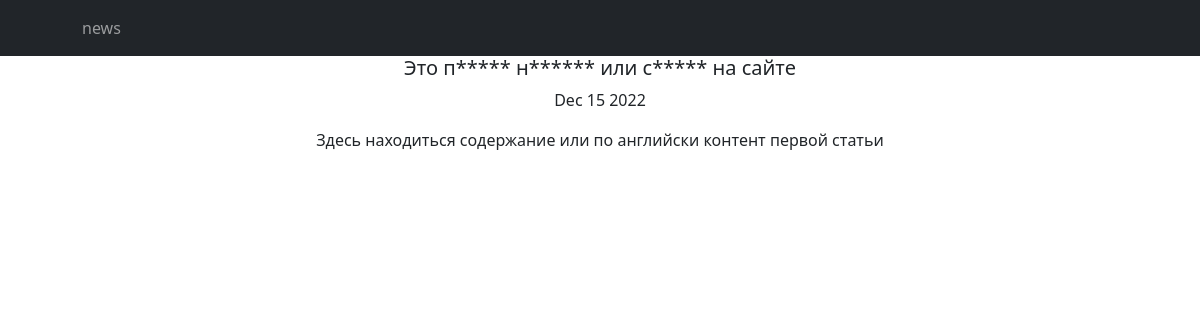
Screenshot of /news/1 with the database file from the repository.
### news/models.py (models this page shows, shortened)
class News1(models.Model):
    title = models.CharField(max_length=100)
    content = models.TextField()
    data = models.DateTimeField(auto_now_add=True)

### news/views.py (the view)
# urls.py: path('news/<int:pk>', NewsDetail.as_view()),
class NewsDetail(DetailView):
    model = News1
    template_name = 'one_news.html'
    context_object_name = 'one_news'

### news/templatetags/custom_filters.py (called while the page is built)
@register.filter()
def censor(value):
    if type(value) is not str:
        raise ValueError
    obscene_words = ('новость', 'первая', 'статья')
    punctuations = ',.!?;:-'
    text = value.split()
    for i in range(len(text)):
        for check in obscene_words:
            if check in text[i].lower():
                if text[i][-1] in punctuations:
                    text[i] = f'{text[i][0]}{"*" * (len(text[i]) - 2)}{text[i][-1]}'
                else:
                    text[i] = f'{text[i][0]}{"*"*(len(text[i])-1)}'
    text = ' '.join(text)
    return f'{text} '

### templates/one_news.html (shortened to what this page needs)
{% extends 'flatpages/default.html' %}
{% load custom_filters %}
{% block content %}
<h5>{{ one_news.title | censor}}</h5>
<p>{{ one_news.data | date:'M d Y' }}</p>
<p>{{ one_news.content | censor}}</p>
{% endblock content %}

### rows the page displays
News1: title|censor "Это п***** н****** или с***** на сайте", data "Dec 15 2022", content|censor "Здесь находиться содержание или по английски контент первой статьи"
